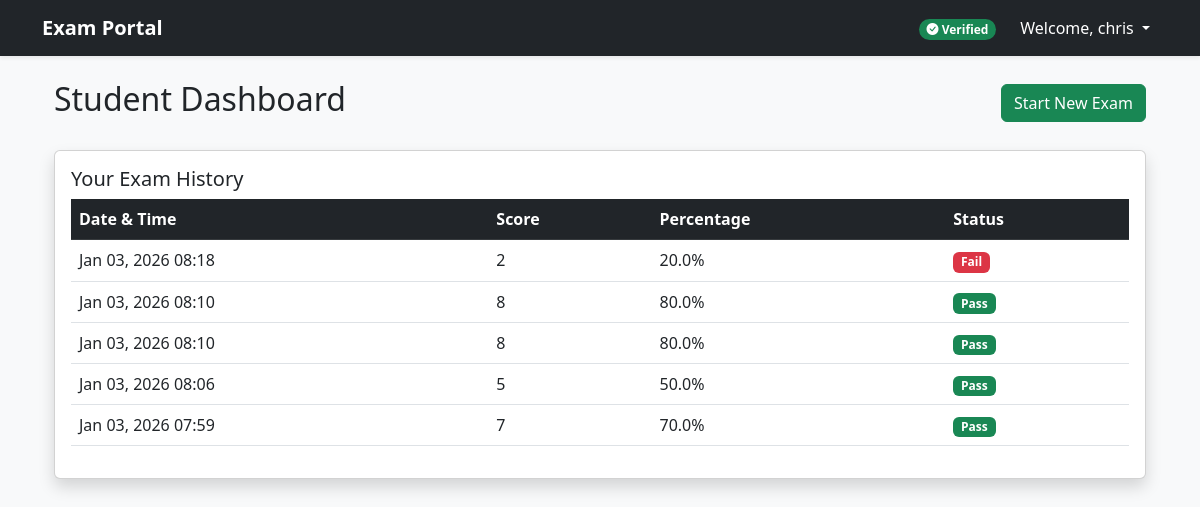
The app's page /dashboard/ (signed in) with its own data.
### core/models.py (models this page shows)
class Result(models.Model):
    user = models.ForeignKey(User, on_delete=models.CASCADE) # Secure login data [cite: 7, 95]
    score = models.IntegerField() # Score calculated [cite: 79]
    percentage = models.FloatField() # Percentage calculated [cite: 80]
    status = models.CharField(max_length=10) # Pass/Fail status [cite: 81]
    exam_date = models.DateTimeField(auto_now_add=True) # Date & time [cite: 142]

### core/views.py (the view)
# urls.py: path('dashboard/', views.dashboard, name='dashboard'),
@login_required
def dashboard(request):
    if request.user.is_staff:
        return redirect('/admin/')
    results = Result.objects.filter(user=request.user).order_by('-exam_date')
    return render(request, 'dashboard.html', {'results': results})

### core/context_processors.py (called while the page is built)
def student_status(request):
    if request.user.is_authenticated:
        try:
            profile = StudentProfile.objects.get(user=request.user)
            return {'is_verified': profile.is_approved}
        except StudentProfile.DoesNotExist:
            return {'is_verified': False}
    return {}

### core/templates/dashboard.html
{% extends 'base.html' %}
{% block content %}
<div class="container mt-4">
    <div class="d-flex justify-content-between align-items-center mb-4">
        <h2>Student Dashboard</h2>
        <a href="{% url 'exam' %}" class="btn btn-success">Start New Exam</a>
    </div>
    <div class="card shadow">
        <div class="card-body">
            <h5 class="card-title">Your Exam History</h5>
            <table class="table table-hover">
                <thead class="table-dark">
                    <tr>
                        <th>Date & Time</th>
                        <th>Score</th>
                        <th>Percentage</th>
                        <th>Status</th>
                    </tr>
                </thead>
                <tbody>
                    {% for res in results %}
                    <tr>
                        <td>{{ res.exam_date|date:"M d, Y H:i" }}</td>
                        <td>{{ res.score }}</td>
                        <td>{{ res.percentage }}%</td>
                        <td>
                            {% if res.status == "Pass" %}
                                <span class="badge bg-success">Pass</span>
                            {% else %}
                                <span class="badge bg-danger">Fail</span>
                            {% endif %}
                        </td>
                    </tr>
                    {% empty %}
                    <tr>
                        <td colspan="4" class="text-center">No exams attempted yet.</td>
                    </tr>
                    {% endfor %}
                </tbody>
            </table>
        </div>
    </div>
</div>
{% endblock %}

### core/templates/base.html (shortened to what this page needs)
<!DOCTYPE html>
<html lang="en">
<head>
    <link href="https://cdn.jsdelivr.net/npm/bootstrap@5.3.0/dist/css/bootstrap.min.css" rel="stylesheet">
    <link rel="stylesheet" href="https://cdn.jsdelivr.net/npm/bootstrap-icons@1.11.1/font/bootstrap-icons.css">
</head>
<body class="bg-light">
    <nav class="navbar navbar-expand-lg navbar-dark bg-dark shadow-sm mb-4">
        <div class="container">
            <a class="navbar-brand fw-bold" href="{% if user.is_authenticated %}{% url 'dashboard' %}{% else %}{% url 'login' %}{% endif %}">
                Exam Portal
            </a>
            <div class="collapse navbar-collapse" id="navbarNav">
                <ul class="navbar-nav ms-auto align-items-center">
                    {% if user.is_authenticated %}
                        {% if not user.is_staff %}
                        <li class="nav-item me-3">
                            {% if is_verified %}
                            <span class="badge rounded-pill bg-success">
                                <i class="bi bi-check-circle-fill"></i> Verified
                            </span>
                            {% else %}
                            <span class="badge rounded-pill bg-warning text-dark">
                                <i class="bi bi-exclamation-triangle-fill"></i> Pending Approval
                            </span>
                            {% endif %}
                        </li>
                        {% endif %}
                        <li class="nav-item dropdown">
                            <a class="nav-link dropdown-toggle text-white" href="#" id="userDropdown" role="button" data-bs-toggle="dropdown" aria-expanded="false">
                                Welcome, {{ user.username }} {% if user.is_staff %}(Administration{% endif %}
                            </a>
                        </li>
                    {% endif %}
                </ul>
            </div>
        </div>
    </nav>
    <div class="container mb-5">
        {% block content %}{% endblock %}
    </div>
</body>
</html>

### records on screen
Result: exam_date "Jan 03, 2026 08:18", score "2", percentage "20.0", status "Fail"
Result: exam_date "Jan 03, 2026 08:10", score "8", percentage "80.0", status "Pass"
Result: exam_date "Jan 03, 2026 08:10", score "8", percentage "80.0", status "Pass"
Result: exam_date "Jan 03, 2026 08:06", score "5", percentage "50.0", status "Pass"
Result: exam_date "Jan 03, 2026 07:59", score "7", percentage "70.0", status "Pass"

### other values on screen
{{ user.username }} "chris"
